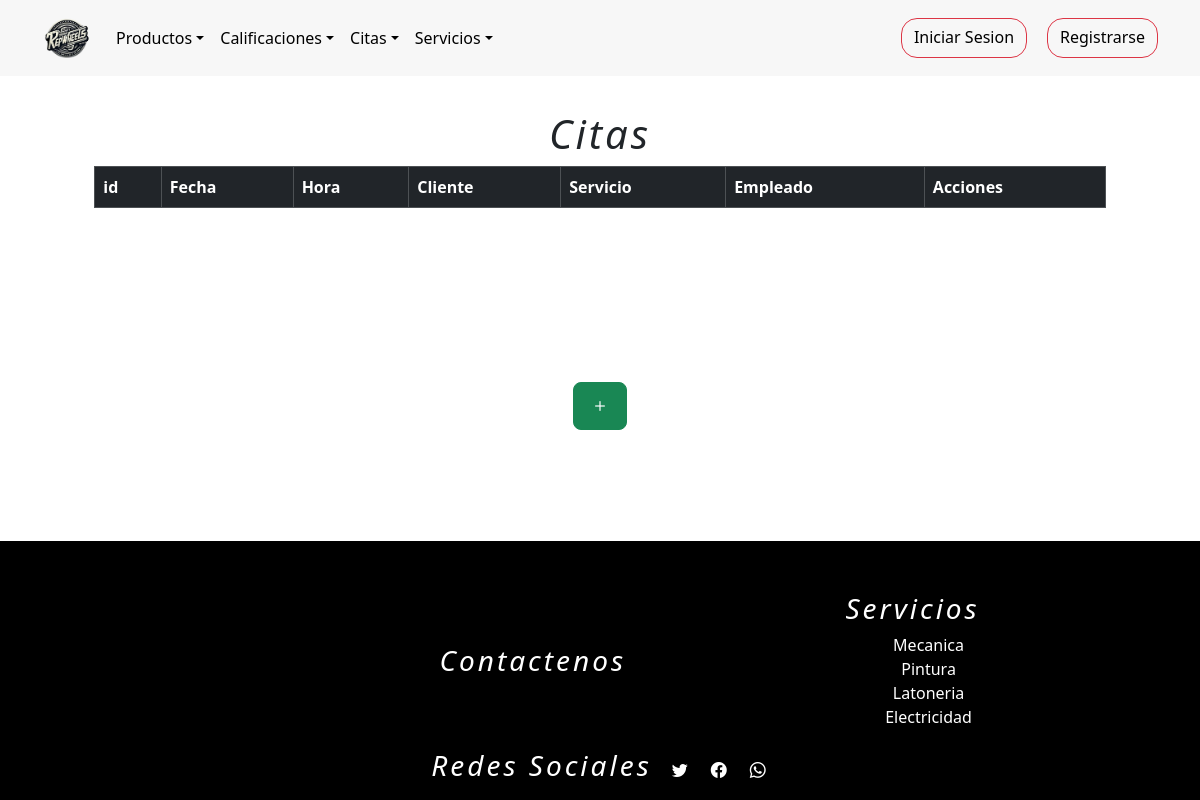
Before: /listarCita with the older database file.
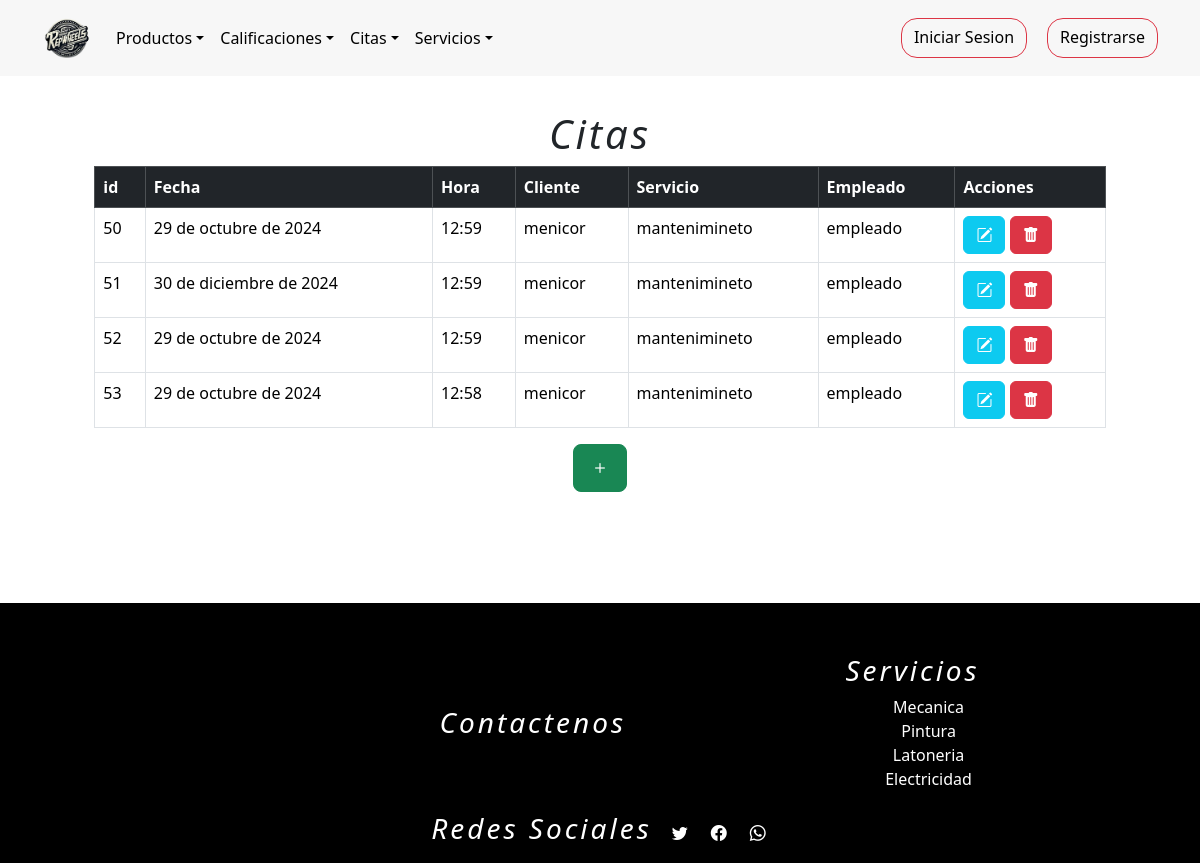
After: the same page with the newer database file.
### tienda/models.py (models this page shows, shortened)
class Citas(models.Model):
    fechaServicio = models.DateField(null=True)
    hora = models.TimeField(null=True)
    hora_fin = models.TimeField()
    cliente = models.ForeignKey(Usuarios,on_delete=models.DO_NOTHING,blank=False,null=True,related_name='cliente')
    servicio = models.ForeignKey(Servicios,on_delete=models.DO_NOTHING,blank=False,null=False)
    empleado = models.ForeignKey(Usuarios, on_delete=models.DO_NOTHING,blank=False,null=True,related_name='empleado')
    estados = (
        (1,"Pendiente"),
        (2,"Cancelado"),
        (3,"Finalizada"),
    )
    estado = models.IntegerField(choices=estados,default=1)
    observacion = models.CharField(max_length=254,null=False,blank=True)

class Usuarios(AbstractUser):
    username = None
    nombre = models.CharField(max_length=254)
    email = models.EmailField(max_length=254, unique=True,blank=False,null=True)
    password = models.CharField(max_length=254,blank=False,null=True)
    foto = models.ImageField(upload_to="media/", default="media/user.png")
    token_recuperar = models.CharField(max_length=254,blank=False,null=False,default=0)
    telefono=models.IntegerField(null=False,blank=True,default='0')
    cargo = models.CharField(max_length=254,null=False)
    direccion=models.CharField(max_length=254)
    cedula=models.IntegerField(blank=True,null=False,default='0')
    ROLES = (
        (1,"administrador"),
        (2,"proveedor"),
        (3,"empleado"),
        (4,"cliente"),
    )
    rol=models.IntegerField(choices=ROLES,default=4)
    n = models.IntegerField(blank=True,null=False,default=0)
    USERNAME_FIELD = "email"
    REQUIRED_FIELDS = ["nombre"]
    objects = CustomUserManager()
    def __str__(self):
        return self.nombre

class Servicios(models.Model):
    nombre=models.CharField(max_length=254)
    descripcion_servicio = models.TextField()
    foto = models.ImageField(upload_to="media/", default="media/servicio.jpg")
    precio = models.IntegerField(null=False,blank=False,default=100000)
    def __str__(self):
        return self.nombre

### tienda/views.py (the view)
# urls.py: path("listarCita", views.listarCita, name="listarCita"),
def listarCita(request):
    q = Citas.objects.all()
    contexto = {"data": q}
    return render(request, "tienda/citas/listarCita.html", contexto)

### tienda/templates/tienda/citas/listarCita.html (shortened to what this page needs)
{% extends 'tienda/base1.html' %}
{% load static %}
{% block contenedor %}
<main>
    <div class="container-fluid m-3" style="padding:1%;">
        <h1>Citas</h1>
            <table class="table table-bordered table-hover" id="tableR">
                <thead class="table-dark">
                    <tr>
                        <th>id</th>
                        <th>Fecha</th>
                        <th>Hora</th>
                        <th>Cliente</th>
                        <th>Servicio</th>
                        <th>Empleado</th>
                        <th>Acciones</th>
                    </tr>
                </thead>
                <tbody>
                    {% for r in data %}
                        <tr>
                            <td>{{ r.id }}</td>
                            <td>{{ r.fechaServicio }}</td>
                            <td>{{ r.hora }}</td>
                            <td>{{ r.cliente }}</td>
                            <td>{{ r.servicio }}</td>
                            <td>{{ r.empleado }}</td>
                            <td>
                                <a class="btn btn-info" href="{% url 'cita_formulario_editar' r.id %}"><i class="bi bi-pencil-square"></i></a>
                                <a class="btn btn-danger" href="javascript:eliminar('{% url 'citaEliminar' r.id %}')"><i class="bi bi-trash-fill"></i></a>
                            </td>
                        </tr>
                    {% endfor %}
                </tbody>
            </table>
            <div style="display: flex; justify-content: center; align-content: center;">
                <a href="{% url 'registrarCitar' %}" class="btn btn-success btn-lg"><i class="bi bi-plus"></i></a>
            </div>
    </div>
</main>
{% endblock %}

Changed rows visible on the page:
added Citas: id "50", fechaServicio "29 de octubre de 2024", hora "12:59", cliente "menicor", servicio "mantenimineto", empleado "empleado"
added Citas: id "51", fechaServicio "30 de diciembre de 2024", hora "12:59", cliente "menicor", servicio "mantenimineto", empleado "empleado"
added Citas: id "52", fechaServicio "29 de octubre de 2024", hora "12:59", cliente "menicor", servicio "mantenimineto", empleado "empleado"
added Citas: id "53", fechaServicio "29 de octubre de 2024", hora "12:58", cliente "menicor", servicio "mantenimineto", empleado "empleado"
